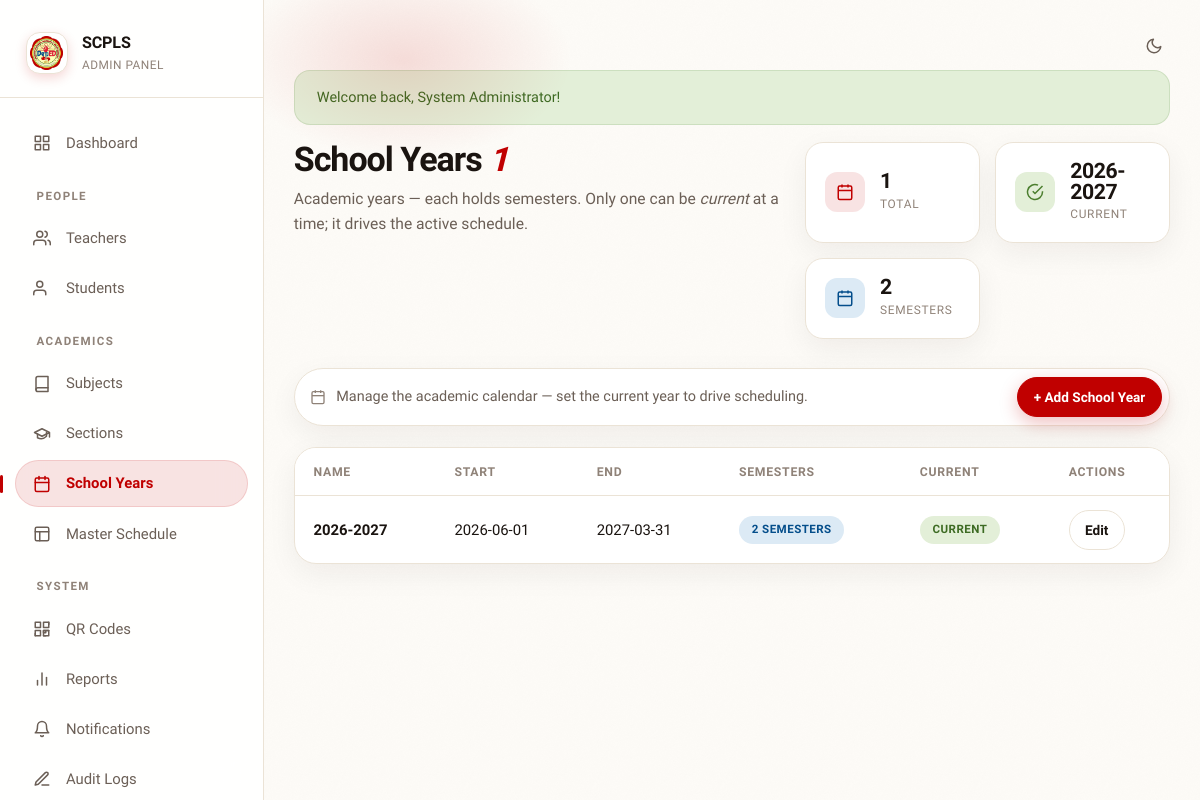
Page /admin/school-years.php (signed in) on the committed database.
### tables this page shows
CREATE TABLE school_years (
  id          INT AUTO_INCREMENT PRIMARY KEY,
  name        VARCHAR(20) NOT NULL UNIQUE,
  start_date  DATE DEFAULT NULL,
  end_date    DATE DEFAULT NULL,
  is_current  TINYINT(1) NOT NULL DEFAULT 0,
  created_at  TIMESTAMP  NOT NULL DEFAULT CURRENT_TIMESTAMP
);

### src/Core/Database.php (called while the page is built, shortened)
<?php
class Database
{
    private static ?Database $instance = null;
    private PDO $pdo;
    private function __construct()
    {
        $config = DB_CONFIG;
        try {
            $port = isset($config['port']) && $config['port'] ? ";port={$config['port']}" : '';
            $dsn = "mysql:host={$config['host']}{$port};dbname={$config['dbname']};charset={$config['charset']}";
            $this->pdo = new PDO($dsn, $config['username'], $config['password'], $config['options']);
            $this->pdo->exec("SET time_zone = " . $this->pdo->quote(date('P')));
        } catch (PDOException $e) {
            error_log('SCPLS DB connection failed: ' . $e->getMessage());
            http_response_code(503);
            if (!headers_sent() && str_contains($_SERVER['SCRIPT_NAME'] ?? '', '/api/')) {
                header('Content-Type: application/json');
                die(json_encode(['success' => false, 'message' => 'Service temporarily unavailable.']));
            }
            die('The system is temporarily unavailable. Please try again in a few minutes.');
        }
    }
    public static function getInstance(): self
    {
        if (self::$instance === null) {
            self::$instance = new self();
        }
        return self::$instance;
    }
    public function getConnection(): PDO
    {
        return $this->pdo;
    }
    public static function connect(): PDO
    {
        return self::getInstance()->getConnection();
    }
}

### src/Helpers/functions.php (called while the page is built, shortened)
<?php
function db(): PDO
{
    return Database::connect();
}
function h(mixed $value): string
{
    return htmlspecialchars((string) $value, ENT_QUOTES, 'UTF-8');
}

### public/admin/school-years.php (the view, shortened to what this page needs)
<?php
$action = $_GET['action'] ?? 'list';
$id = (int)($_GET['id'] ?? 0);
$errors = [];
if ($action === 'add' || ($action === 'edit' && $id > 0)) {
    $sy = ['name' => '', 'start_date' => '', 'end_date' => '', 'is_current' => 0];
    if ($action === 'edit') {
        $stmt = db()->prepare("SELECT * FROM school_years WHERE id = ?"); $stmt->execute([$id]); $sy = $stmt->fetch();
        if (!$sy) { flash('error', 'Not found.'); redirect('/admin/school-years.php'); }
    }
    if (!empty($errors)) {
        $sy = [
            'name'       => $_POST['name']       ?? $sy['name'],
            'start_date' => $_POST['start_date'] ?? $sy['start_date'],
            'end_date'   => $_POST['end_date']   ?? $sy['end_date'],
            'is_current' => !empty($_POST['is_current']) ? 1 : 0,
        ];
    }
    $isEdit = $action === 'edit';
?>
    <div class="card form-card">
        <div class="card-header"><h3><?= $isEdit ? 'Edit' : 'Add' ?> School Year</h3><a href="/admin/school-years.php" class="btn btn-outline btn-sm">Back</a></div>
        <div class="card-body">
            <?php if (!empty($errors)): ?>
                <div class="alert alert-danger fade-in">
                    <strong>Unable to save school year:</strong>
                    <ul class="error-list">
                        <?php foreach ($errors as $err): ?><li><?= h($err) ?></li><?php endforeach; ?>
                    </ul>
                </div>
            <?php endif; ?>
            <form method="POST">
                <input type="hidden" name="submit_action" value="<?= $isEdit ? 'edit' : 'add' ?>">
                <?= csrf_field() ?>
                <div class="form-row">
                    <div class="form-group">
                        <label for="name">School Year</label>
                        <input type="text" id="name" name="name" class="form-control" value="<?= h($sy['name']) ?>" required placeholder="e.g. 2026-2027">
                    </div>
                    <div class="form-group">
                        <label for="start_date">Start Date</label>
                        <input type="date" id="start_date" name="start_date" class="form-control" value="<?= h($sy['start_date']) ?>">
                    </div>
                    <div class="form-group">
                        <label for="end_date">End Date</label>
                        <input type="date" id="end_date" name="end_date" class="form-control" value="<?= h($sy['end_date']) ?>">
                    </div>
                </div>
                <div class="form-group">
                    <label class="flex items-center gap-2" style="cursor:pointer;">
                        <input type="checkbox" name="is_current" value="1" <?= $sy['is_current'] ? 'checked' : '' ?>>
                        <span>Set as current school year</span>
                    </label>
                </div>
                <div class="form-actions">
                    <button type="submit" class="btn btn-primary"><?= $isEdit ? 'Update' : 'Create' ?></button>
                    <a href="/admin/school-years.php" class="btn btn-outline">Cancel</a>
                </div>
            </form>
        </div>
    </div>
<?php
} else {
    $schoolYears = db()->query("SELECT sy.*, (SELECT COUNT(*) FROM semesters WHERE school_year_id = sy.id) as semester_count FROM school_years sy ORDER BY sy.created_at DESC")->fetchAll();
    $totalAll = count($schoolYears);
    $current = null; foreach ($schoolYears as $sy_) { if (!empty($sy_['is_current'])) { $current = $sy_; break; } }
    $totalSems = (int) db()->query("SELECT COUNT(*) FROM semesters")->fetchColumn();
?>
<div class="page-intro">
    <div class="page-intro-main">
        <h1>School Years <em><?= $totalAll ?></em></h1>
        <p>Academic years — each holds semesters. Only one can be <em>current</em> at a time; it drives the active schedule.</p>
    </div>
    <div class="page-intro-stats">
        <div class="mini-stat"><div class="ms-icon"><svg width="18" height="18" viewBox="0 0 24 24" fill="none" stroke="currentColor" stroke-width="2"><rect x="3" y="4" width="18" height="18" rx="2"/><line x1="16" y1="2" x2="16" y2="6"/><line x1="8" y1="2" x2="8" y2="6"/><line x1="3" y1="10" x2="21" y2="10"/></svg></div><div><strong><?= $totalAll ?></strong><span>Total</span></div></div>
        <div class="mini-stat"><div class="ms-icon" style="background: var(--success-light); color: var(--success);"><svg width="18" height="18" viewBox="0 0 24 24" fill="none" stroke="currentColor" stroke-width="2"><path d="M22 11.08V12a10 10 0 1 1-5.93-9.14"/><polyline points="22 4 12 14.01 9 11.01"/></svg></div><div><strong><?= $current ? h($current['name']) : '—' ?></strong><span>Current</span></div></div>
        <div class="mini-stat"><div class="ms-icon" style="background: var(--info-light); color: var(--info);"><svg width="18" height="18" viewBox="0 0 24 24" fill="none" stroke="currentColor" stroke-width="2"><rect x="3" y="4" width="18" height="18" rx="2"/><line x1="16" y1="2" x2="16" y2="6"/><line x1="8" y1="2" x2="8" y2="6"/><line x1="3" y1="10" x2="21" y2="10"/></svg></div><div><strong><?= $totalSems ?></strong><span>Semesters</span></div></div>
    </div>
</div>
<div class="filter-pillbar">
    <div class="fp-search" style="flex:1;">
        <svg width="16" height="16" viewBox="0 0 24 24" fill="none" stroke="currentColor" stroke-width="2"><rect x="3" y="4" width="18" height="18" rx="2"/><line x1="16" y1="2" x2="16" y2="6"/><line x1="8" y1="2" x2="8" y2="6"/><line x1="3" y1="10" x2="21" y2="10"/></svg>
        <span class="text-sm" style="color: var(--text-secondary);">Manage the academic calendar — set the current year to drive scheduling.</span>
    </div>
    <div class="fp-actions">
        <a href="/admin/school-years.php?action=add" class="btn btn-primary btn-sm">+ Add School Year</a>
    </div>
</div>
<div class="card overflow-hidden">
    <div class="card-body p-0">
        <?php if (empty($schoolYears)): ?>
            <div class="empty-state"><h3>No school years</h3></div>
        <?php else: ?>
            <div class="table-responsive">
                <table class="table">
                    <thead><tr><th>Name</th><th>Start</th><th>End</th><th>Semesters</th><th>Current</th><th>Actions</th></tr></thead>
                    <tbody>
                        <?php foreach ($schoolYears as $sy): ?>
                            <tr>
                                <td><strong><?= h($sy['name']) ?></strong></td>
                                <td><?= h($sy['start_date']) ?: '—' ?></td>
                                <td><?= h($sy['end_date']) ?: '—' ?></td>
                                <td><a href="/admin/semesters.php?school_year_id=<?= $sy['id'] ?>" class="badge badge-info"><?= (int)$sy['semester_count'] ?> semesters</a></td>
                                <td><?php if ($sy['is_current']): ?><span class="badge badge-success">Current</span><?php else: ?><span style="color:var(--text-muted);font-size:0.85rem;">—</span><?php endif; ?></td>
                                <td><a href="/admin/school-years.php?action=edit&id=<?= $sy['id'] ?>" class="btn btn-sm btn-outline">Edit</a></td>
                            </tr>
                        <?php endforeach; ?>
                    </tbody>
                </table>
            </div>
        <?php endif; ?>
    </div>
</div>
<?php
}
include __DIR__ . '/../../includes/layouts/admin-layout.php';
?>

### rows in the picture
school_years: name "2026-2027", start_date "2026-06-01", end_date "2027-03-31", semester_count "2", is_current "CURRENT"

### other values in the picture
config('short_name') "SCPLS"
$success "Welcome back, System Administrator!"
$totalAll "1"
$totalSems "2"
